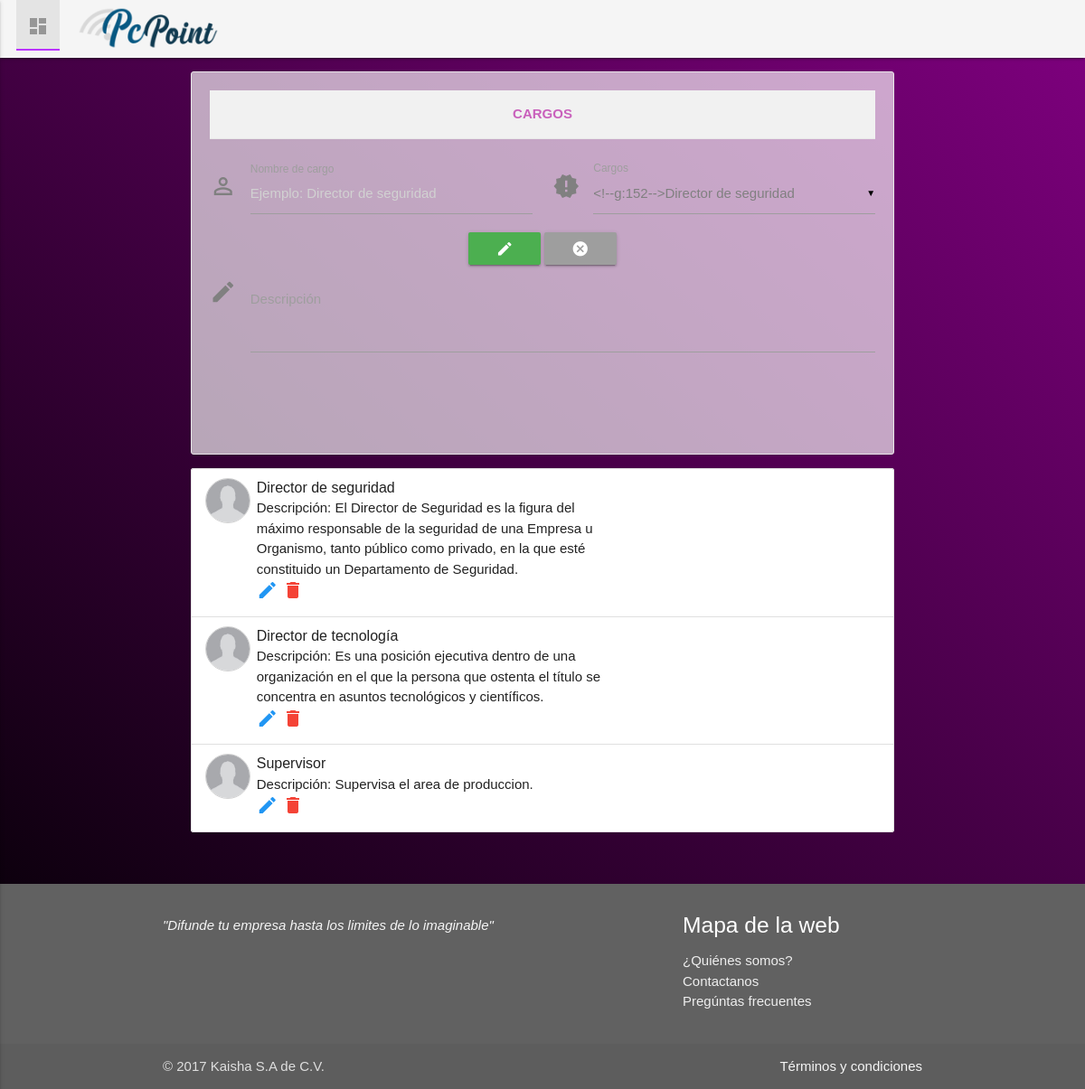
The page /cargos.1.php?id=15 on the database its author committed.
### tables this page shows
CREATE TABLE `cargos` (
  `id_cargo` int(11) NOT NULL,
  `nombre_cargo` varchar(40) NOT NULL,
  `descripcion` varchar(300) NOT NULL
);

### lib/database.php (called while the page is built, shortened)
<?php
class Database
{
    private static $connection;
    private static function connect()
    {
        $server = "localhost";
        $database = "planillas";
        $username = "root";
        $password = "";
        $options = array(PDO::MYSQL_ATTR_INIT_COMMAND => "set names utf8");
        self::$connection = null;
        try
        {
            self::$connection = new PDO("mysql:host=".$server."; dbname=".$database, $username, $password, $options);
            self::$connection->setAttribute(PDO::ATTR_ERRMODE, PDO::ERRMODE_EXCEPTION);
        }
        catch(PDOException $exception)
        {
            die($exception->getMessage());
        }
    }
    private static function desconnect()
    {
        self::$connection = null;
    }
    public static function getRow($query, $values)
    {
        $statement = self::$connection->prepare($query);
        $statement->execute($values);
        return $statement->fetch(PDO::FETCH_BOTH);
    }
    public static function getRows($query, $values)
    {
        $statement = self::$connection->prepare($query);
        $statement->execute($values);
        return $statement->fetchAll(PDO::FETCH_BOTH);
    }
}
?>

### cargos.1.php (the view, shortened to what this page needs)
<!DOCTYPE html>
<head>
    <link type='text/css' rel='stylesheet' href='css/sweetalert2.min.css'/>
    <link rel="stylesheet" href="lib/materialize/materialize.min.css">
    <link rel="stylesheet" href="css/estilo.css">
    <link rel="stylesheet" href="css/admin.css">
    <link rel="stylesheet" href="css/icons.css">
</head>
<?php include('inc/admin/menu.php') ?>
<body>
<div class="container">
    <?php
    require("lib/database.php");
    require("lib/page.php");
    if(empty($_GET['id']))
    {
        $id_empleado = null;
        $nombres = null;
        $apellidos = null;
        $id_cargo = null;
        $salario_basico = null;
        $tipo_salario = null;
        $isss = null;
        $nup = null;
        $nit = null;
        $dui = null;
    }
    else
    {
        $id_empleado = $_GET['id'];
        $delete = $_GET['delete'];
        $sql = "SELECT * FROM empleados WHERE id_empleado = ?";
        $params = array($id_empleado);
        $data = Database::getRow($sql, $params);
        $id_cargo = $data['id_cargo'];
    }
    ?>
    <div class="principal">
        <div class="row">
             <div class="dashboard-div">
                <div class="sec-titulo bottom_1em">Cargos</div>
                <form method='post' enctype='multipart/form-data'>
                        <div class="row">
                            <div class="input-field col l6 m6 s6">
                                <i class="material-icons prefix">perm_identity</i>
                                <input id='nombre_cargo' placeholder='Ejemplo: Director de seguridad' type='text' maxlength="40" name='nombre_cargo' value='<?php print($nombre_cargo); ?>' class='validate' required/>
                                <label for='nombre_cargo'>Nombre de cargo</label>
                            </div>
                            <div class="input-field col l6 m6 s12">
                                <i class='material-icons prefix'>new_releases</i>
                            </div>
                            <div class='center-align'>
                             <?php
                                    if($id_cargo == null)
                                    {
                                        print("
                                        <button type='submit' class='btn waves-effect blue'>
                                            <i class='material-icons'>
                                            save
                                            </i>
                                        </button>
                                        ");
                                    }
                                    else if($id_cargo != null)
                                    {
                                        if($delete == 1)
                                        {
                                            print("
                                            <button type='submit' class='btn waves-effect red'>
                                                <i class='material-icons'>
                                                remove_circle
                                                </i>
                                            </button>
                                            <a href='cargos.php' class='btn waves-effect grey'><i class='material-icons'>cancel</i></a>
                                            ");
                                        }
                                        else if($delete == 0)
                                        {
                                            print("
                                            <button type='submit' class='btn waves-effect green'>
                                                <i class='material-icons'>
                                                edit
                                                </i>
                                            </button>
                                            <a href='cargos.php' class='btn waves-effect grey'><i class='material-icons'>cancel</i></a>
                                            ");
                                        }
                                    }
                                    ?>
                            </div>
                            <div class="input-field col l12 m12 s12">
                                <i class="material-icons prefix">mode_edit</i>
                                <textarea id='descripcion' type='text' maxlength="300" name='descripcion' class='materialize-textarea validate' required><?php print($descripcion); ?></textarea>
                                <label for='descripcion'>Descripción</label>
                            </div>
                        </div>
                        <br>
                </form><br>
            </div>
            <div class="box-productos">
 			<ul class="collection">
            <?php
            $sql = "SELECT * FROM cargos ORDER BY nombre_cargo";
            $params = null;
            $data = Database::getRows($sql, $params);
                foreach($data as $row)
                {
                    print("
					<li class='collection-item avatar'>
                        <img src='img/avatars_usuarios/default.jpg' alt='' class='circle circle_img_user'>
                        <div class='cont-list-empleados'>
                            <strong class='title'>" . $row['nombre_cargo'] ."</strong>
                            <p>
                            <span class=''>Descripción: " . $row['descripcion'] . "</span><br>
                            </p>
                            <a href='cargos.php?id=".$row['id_cargo']."&delete=0' class='blue-text'><i class='material-icons'>edit</i></a>
                            <a href='cargos.php?id=".$row['id_cargo']."&delete=1' class='red-text'><i class='material-icons'>delete</i></a>
                        </div>
                    </li>
					");
                }
            ?>
            </ul>
            </div>
        </div>
    </div>
</div>
<?php
    include('inc/footer.php');
?>
</body>
</html>

### css/estilo.css (style rules this page uses)
body { background-image: url(../img/symphony.png); background-repeat: repeat; }
.principal { width: 90%; margin: 0 auto; }
.bottom_1em { margin-bottom: 1.5em }
.input-field label { color: #9e9e9e; }

### css/admin.css (style rules this page uses)
.dashboard-div { margin: 1em 0; background: rgba(255, 255, 255, 0.65); padding: 20px!important; border-radius: 3px; border: 1px solid #e8e8e8; color: #808080; }
.sec-titulo { padding: 1em; background: #f1f1f1; text-transform: uppercase; border-bottom: 1px solid #e8e8e8; font-weight: bold; list-style:none; text-align: center; color: #c961bc; }
.circle_img_user { width: 50px!important; height: 50px!important; border: 1px solid rgba(0, 0, 0, 0.18); }
.cont-list-empleados { max-width: 58%; }
.box-productos { margin-top: 0.5em; }

### rows shown on the page
cargos: nombre_cargo "Director de seguridad", descripcion "El Director de Seguridad es la figura del máximo responsable de la seguridad de una Empresa u Organismo, tanto público como privado, en la que esté constituido un Departamento de Seguridad."
cargos: nombre_cargo "Director de tecnología", descripcion "Es una posición ejecutiva dentro de una organización en el que la persona que ostenta el título se concentra en asuntos tecnológicos y científicos."
cargos: nombre_cargo "Supervisor", descripcion "Supervisa el area de produccion."

### other values the page prints
$label "Cargos"
